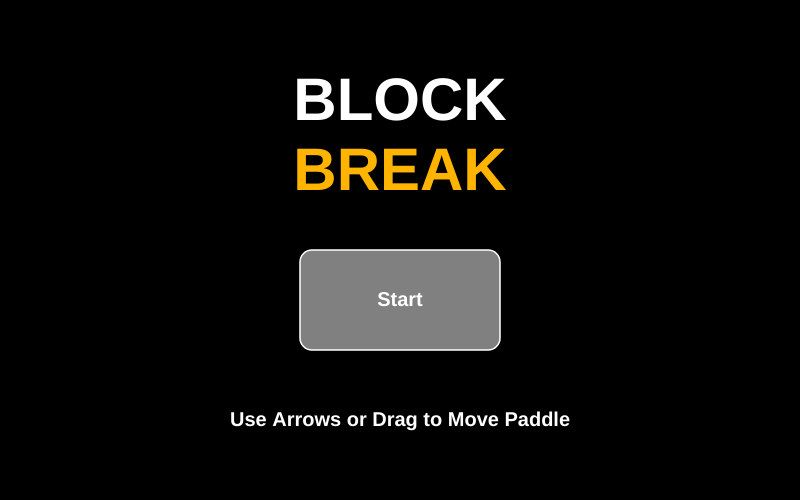
Frame 1 (no input)
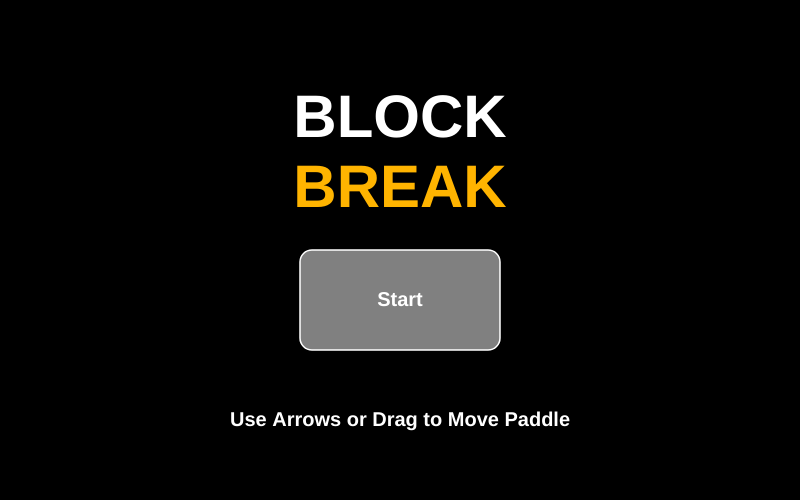
Frame 60 (no input)
Frame 120 (the mouse pressed at the canvas centre since frame 60): identical to frame 60, image omitted

The p5.js sketch that drew these frames (run headless with seeded random() and noise() and a simulated clock; from frame 60 on, the mouse is pressed at the canvas centre):

// p5.js sketch
// ── sketch.js
//Define state and inital variables and objects
let state = "start";
let score = 0;
let lives = 3;
let level = 1;
let maxLevel = 5;

//Ball object with postion, speed, and radius
let ball = { x: 400, y: 350, speedx: 7, speedy: -7, r: 10 };
//Paddle object with postion, size, and movement speed
let paddle = { x: 300, y: 460, w: 120, h: 14, speed: 10 };

//List that stores all of the block objects *filled in creatBlocks function
let blocks =[];

function setup() {
  createCanvas(800, 500);
  createBlocks();
  console.log(blocks);
}

function createBlocks() {
  blocks = [];

  let rows = 2 + level; // more rows per level
  let cols = 8;

  for (let r = 0; r < rows; r++) {
    for (let c = 0; c < cols; c++) {
      blocks.push({
        x: 60 + c * 90,
        y: 60 + r * 40,
        w: 80,
        h: 20,
        visible: true
      });
    }
  }
}

//Required Procedure
//Loops through blocks, check collisions, removes blocks, and updates score

function BlocksAndScore(pointsPerBlock) {
  for (let i = 0; i < blocks.length; i++) {
    let b = blocks[i];

    if (b.visible) {
      fill(255, 150, 0);
      rect(b.x, b.y, b.w, b.h);

      //Calculate the ball's edges for cleaner detection
      let ballLeft = ball.x - ball.r;
      let ballRight = ball.x + ball.r;
      let ballTop = ball.y - ball.r;
      let ballBottom = ball.y + ball.r;

      //Check if the ball overlaps with the block's rectangle
      if (
        ballRight > b.x &&          
        ballLeft < b.x + b.w &&       
        ballBottom > b.y &&          
        ballTop < b.y + b.h    
      ) {
        b.visible = false;
        ball.speedy *= -1;            // Bounce the ball vertically
        score += pointsPerBlock;
        
        // Break out of the loop so it only hits one block per frame
        break; 
      }
    }
  }
}
//checks if the ball hits the wall and changes direction
function checkWallBounce() {
  // Left & right walls
  if (ball.x < 0 || ball.x > width) {
    ball.speedx *= -1;
  }

  // Top wall
  if (ball.y < 0) {
    ball.speedy *= -1;
  }
}

//Checks if ball hits the paddle
function checkPaddleBounce() {
  // Calculate the ball's edges
  let ballLeft = ball.x - ball.r;
  let ballRight = ball.x + ball.r;
  let ballTop = ball.y - ball.r;
  let ballBottom = ball.y + ball.r;

  // Check if the ball overlaps with the paddle's rectangle
  if (
    ballRight > paddle.x &&            // Ball's right edge passes paddle's left edge
    ballLeft < paddle.x + paddle.w &&   // Ball's left edge is before paddle's right edge
    ballBottom > paddle.y &&           // Ball's bottom edge passes paddle's top edge
    ballTop < paddle.y + paddle.h      // Ball's top edge is before paddle's bottom edge
  ) {
    // Prevent the ball from getting stuck inside the paddle
    ball.y = paddle.y - ball.r;

    // Reverse vertical direction
    ball.speedy *= -1;
  }
}

//controls what screen is displayed 
function draw() {
  if (state === "start") startScreen();
  else if (state === "game") gameScreen();
  else if (state === "end") endScreen();
}

//moves paddle based on user input(arrow keys)
function movePaddle() {
  if (keyIsDown(LEFT_ARROW)) {
    paddle.x -= paddle.speed;
  }
  if (keyIsDown(RIGHT_ARROW)) {
    paddle.x += paddle.speed;
  }
    // Touch controls: the paddle follows your finger
  if (touches.length > 0) {
    paddle.x = touches[0].x - paddle.w / 2;
  }
  //keeps paddle inside screen
  paddle.x = constrain(paddle.x, 0, width - paddle.w);
}

//startScreen is from a Class Project
function startScreen() {
  background(0);

  textAlign(CENTER);
  textStyle(NORMAL);
  fill(255);
  textSize(60);
  textStyle(BOLD);
  text("BLOCK", width / 2, 120);
  fill(255, 180, 0);
  text("BREAK", width / 2, 190);
  textStyle(NORMAL);

  drawButton(300, 250, 200, 100, "Start", "grey");
    text("Use Arrows or Drag to Move Paddle", width / 2, 420);
}

//Main Game Logic
function gameScreen() {
  background(20, 30, 45);
  
  //move the paddle
  movePaddle();
  
  //Make the paddle
  fill(255);
  rect(paddle.x,paddle.y,paddle.w,paddle.h);
  
  //Make the ball
  circle(ball.x,ball.y,ball.r*2);
  
  //move balls
  ball.x+=ball.speedx
  ball.y+=ball.speedy
  
  //Check collisons
  checkWallBounce();
  checkPaddleBounce();
  
  // Blocks
  BlocksAndScore(1);

  
  //Score, Lives, and Level
  fill(255);
  textSize(30);
  text("Score:" + score, 70,30);
  text("Lives:"+lives, 700,30);
  text("Level:" + level, width / 2, 30);
  
  //Check if all blocks are cleared
  let remainingBlocks = blocks.filter(b => b.visible).length;
  if (remainingBlocks === 0) {
    if (level < maxLevel) {
      level++;
      nextLevel();
    } else {
      state = "end";
    }
  }

  if (ball.y > height) {
    lives--;

    // Reset ball
    ball.x = 400;
    ball.y = 350;
    ball.speedx = 7;
    ball.speedy = -7;

    if (lives <= 0) {
      state = "end";
    }
  }
  
}

//Sets up the next level: regenerates blocks and speeds up the ball
function nextLevel() {
  createBlocks();

  ball.x = 400;
  ball.y = 350;

  let direction;
  if (ball.speedx > 0) {
    direction = 1;
  } else {
    direction = -1;
  }
  ball.speedx = direction * (7 + level);

  ball.speedy = -(7 + level);
}

//End screen UI
function endScreen() {
  background(0);

  textAlign(CENTER);
  fill(255);
  textSize(50);

  if (lives <= 0) {
    text("GAME OVER", width / 2, 200);
  } else {
    text("YOU WIN!", width / 2, 200);
  }

  textSize(25);
  text("Score: " + score, width / 2, 260);

  drawButton(300, 350, 200, 80, "Restart", "grey");
}

// From class project. Draws clickable button
function drawButton(bx, by, bw, bh, label, col) {
  fill(col);
  stroke(255);
  strokeWeight(1.5);
  rect(bx, by, bw, bh, 12);
  noStroke();
  fill(255);
  textAlign(CENTER, CENTER);
  textSize(20);
  textStyle(BOLD);
  text(label, bx + bw / 2, by + bh / 2);
}

function checkClick(bx, by, bw, bh) {
  //check collision if mouseX is inside the rectangle
  return mouseX > bx && mouseX < bx + bw && mouseY > by && mouseY < by + bh;
}

//Changes state if button is clicked
function mousePressed() {
  if (state == "start") {
    if (checkClick(300, 250, 200, 100)) {
      state = "game";
      //reset();
    }
  } 
  else if (state == "end") {
    if (checkClick(300, 350, 200, 80)) {state = "start";
    resetGame();
  }
}
}

//Resets game variables
function resetGame() {
  score = 0;
  lives = 3;
  level = 1;

  ball.x = 400;
  ball.y = 350;
  ball.speedx = 7;
  ball.speedy = -7;

  createBlocks(); // reset blocks
}
// Stops the page from scrolling while you drag on the game
function touchMoved() {
  return false;
}
